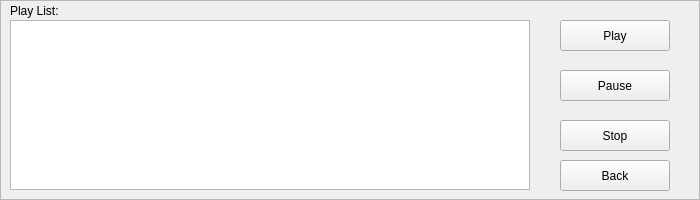
  <widget class="QFrame" name="deviceAVFrame">
   <property name="geometry">
    <rect>
     <x>90</x>
     <y>255</y>
     <width>700</width>
     <height>200</height>
    </rect>
   </property>
   <property name="autoFillBackground">
    <bool>true</bool>
   </property>
   <property name="frameShape">
    <enum>QFrame::StyledPanel</enum>
   </property>
   <property name="frameShadow">
    <enum>QFrame::Raised</enum>
   </property>
   <widget class="QPushButton" name="btnConnectAV">
    <property name="geometry">
     <rect>
      <x>900</x>
      <y>900</y>
      <width>97</width>
      <height>31</height>
     </rect>
    </property>
    <property name="text">
     <string>Connect</string>
    </property>
   </widget>
   <widget class="QPushButton" name="btnPlayTone">
    <property name="geometry">
     <rect>
      <x>560</x>
      <y>20</y>
      <width>110</width>
      <height>31</height>
     </rect>
    </property>
    <property name="text">
     <string>Play</string>
    </property>
   </widget>
   <widget class="QPushButton" name="btnStopAV">
    <property name="geometry">
     <rect>
      <x>560</x>
      <y>120</y>
      <width>110</width>
      <height>31</height>
     </rect>
    </property>
    <property name="text">
     <string>Stop</string>
    </property>
   </widget>
   <widget class="QPushButton" name="btnDisconnectAV">
    <property name="geometry">
     <rect>
      <x>900</x>
      <y>900</y>
      <width>97</width>
      <height>31</height>
     </rect>
    </property>
    <property name="text">
     <string>Disconnect</string>
    </property>
   </widget>
   <widget class="QPushButton" name="pushButtonNotifn">
    <property name="geometry">
     <rect>
      <x>900</x>
      <y>900</y>
      <width>151</width>
      <height>31</height>
     </rect>
    </property>
    <property name="text">
     <string>Send Notifications</string>
    </property>
   </widget>
   <widget class="QListWidget" name="listNotifications">
    <property name="geometry">
     <rect>
      <x>900</x>
      <y>900</y>
      <width>520</width>
      <height>170</height>
     </rect>
    </property>
   </widget>
   <widget class="QLabel" name="label_7">
    <property name="geometry">
     <rect>
      <x>10</x>
      <y>0</y>
      <width>181</width>
      <height>21</height>
     </rect>
    </property>
    <property name="text">
     <string>Play List:</string>
    </property>
   </widget>
   <widget class="QPushButton" name="PauseButton_2">
    <property name="geometry">
     <rect>
      <x>560</x>
      <y>70</y>
      <width>110</width>
      <height>31</height>
     </rect>
    </property>
    <property name="text">
     <string>Pause</string>
    </property>
   </widget>
   <widget class="QPushButton" name="btnStartStopAudioRelay">
    <property name="geometry">
     <rect>
      <x>900</x>
      <y>900</y>
      <width>91</width>
      <height>31</height>
     </rect>
    </property>
    <property name="text">
     <string>Relay Audio</string>
    </property>
   </widget>
   <widget class="QPushButton" name="btnAVBack">
    <property name="geometry">
     <rect>
      <x>560</x>
      <y>160</y>
      <width>110</width>
      <height>31</height>
     </rect>
    </property>
    <property name="text">
     <string>Back</string>
    </property>
   </widget>
   <widget class="QTableWidget" name="tblPlayList">
    <property name="geometry">
     <rect>
      <x>10</x>
      <y>20</y>
      <width>520</width>
      <height>170</height>
     </rect>
    </property>
    <attribute name="horizontalHeaderCascadingSectionResizes">
     <bool>false</bool>
    </attribute>
    <attribute name="horizontalHeaderDefaultSectionSize">
     <number>500</number>
    </attribute>
    <attribute name="horizontalHeaderMinimumSectionSize">
     <number>100</number>
    </attribute>
   </widget>
  </widget>
